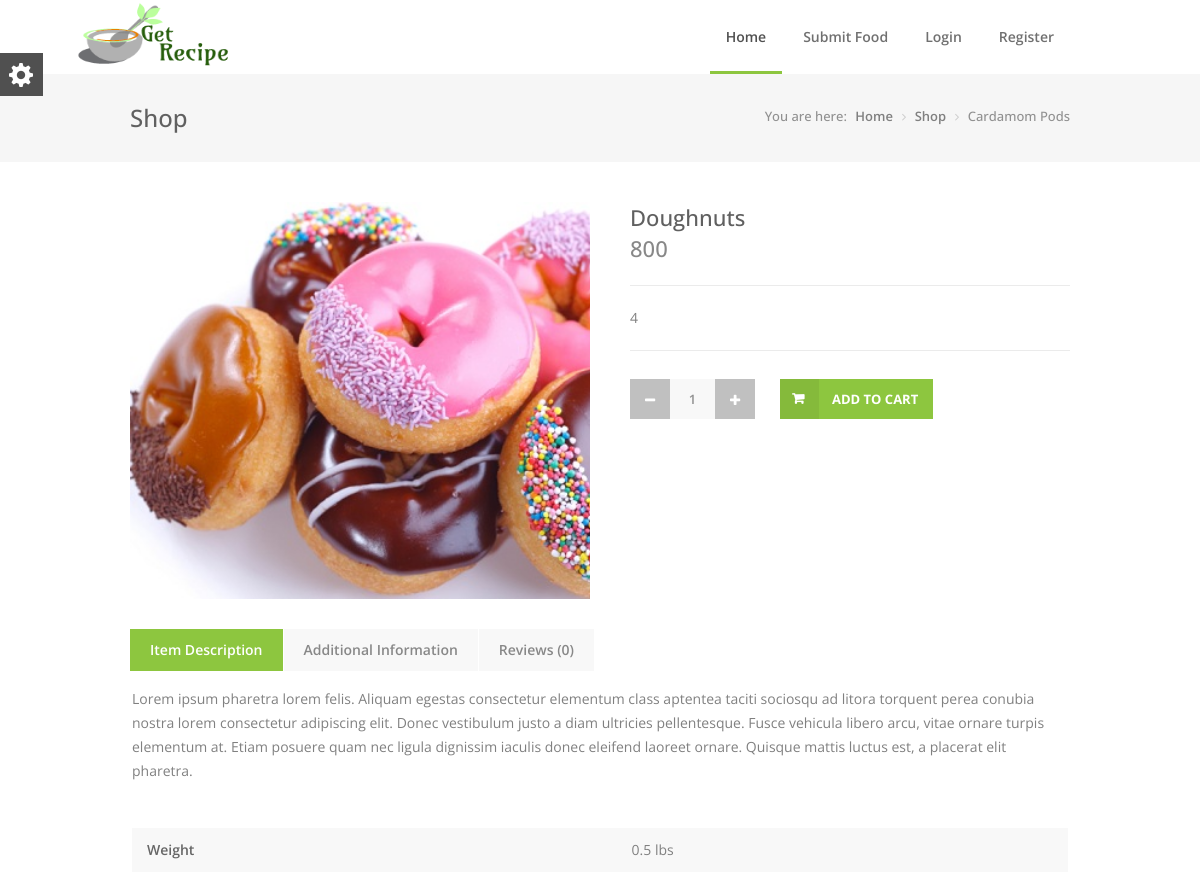
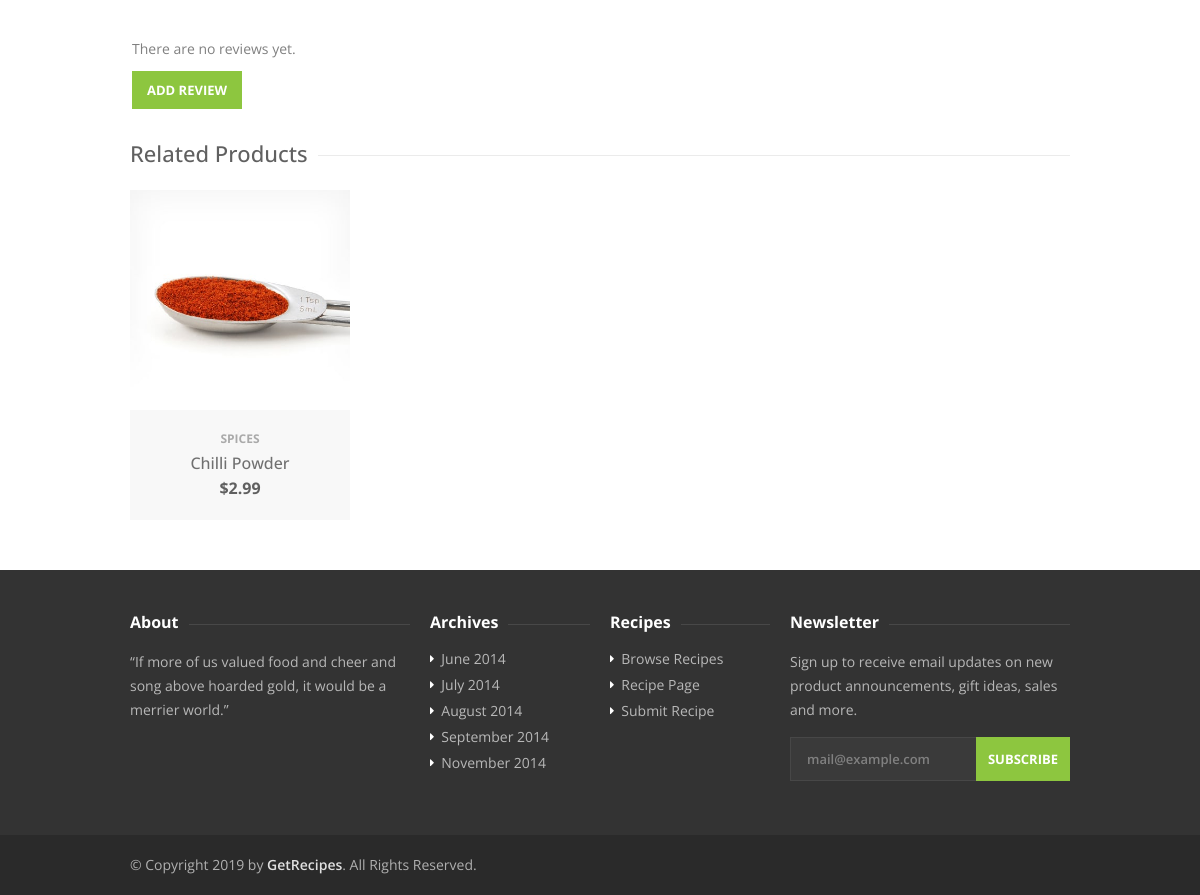
Page /shop.php?foodID=19 on the committed database (2 pictures, top to bottom).
### tables this page shows
CREATE TABLE IF NOT EXISTS `fooditem` (
  `foodID` int(11) NOT NULL AUTO_INCREMENT,
  `Name` varchar(255) NOT NULL,
  `picsource` varchar(350) NOT NULL,
  `Quantity` varchar(255) NOT NULL,
  `UnitPrice` varchar(255) NOT NULL,
  `CatagoryID` int(11) NOT NULL,
  `userID` int(11) NOT NULL,
  PRIMARY KEY (`foodID`)
);

### shop.php (the view, shortened to what this page needs)
<?php
require 'header.php';
   require 'db.php';
   if( isset($_GET['foodID'])){
    $id = $_GET['foodID'];
    $sql = "SELECT * FROM fooditem where foodID = '$id'";
    $statement = $connection -> prepare($sql);
    $statement->execute();
    $re = $statement->fetchAll(PDO::FETCH_OBJ);}
?>
<section id="titlebar">
	<div class="container">
		<div class="eight columns">
			<h2>Shop</h2>
		</div>
		<div class="eight columns">
			<nav id="breadcrumbs">
				<ul>
					<li>You are here:</li>
					<li><a href="#">Home</a></li>
					<li><a href="#">Shop</a></li>
					<li>Cardamom Pods</li>
				</ul>
			</nav>
		</div>
	</div>
</section>
<div class="container">
<?php foreach ($re as $r): ?>
	<div class="eight columns" >
		<div class="productSlider rsDefault">
		    <img class="rsImg" src="<?= $re[0]->picsource ?>" alt="" />
		</div>
	</div>
	<div class="eight columns">
		<div class="product-page">
			<section class="title">
				<h2><?= $re[0]->Name ?></h2>
				<span class="product-price"><?= $re[0]->UnitPrice ?></span>
			</section>
			<section>
				<p class="margin-reset"><?= $re[0]->Quantity ?></p>
			</section>
			 <?php endforeach; ?>
<form method="post">
			<section class="linking">
					<form action='#'>
						<div class="qtyminus"></div>
						<input type='text' name="quantity" value='1' class="qty" />
						<div class="qtyplus"></div>
					</form>
					<a href="#" name="cart" id="cart" class="button adc color">Add to Cart</a>
			</section>
</form>
		</div>
	</div>
</div>
<div class="container">
	<div class="sixteen columns">
			<ul class="tabs-nav">
				<li class="active"><a href="#tab1">Item Description</a></li>
				<li><a href="#tab2">Additional Information</a></li>
				<li><a href="#tab3">Reviews <span class="tab-reviews">(0)</span></a></li>
			</ul>
			<div class="tabs-container">
				<div class="tab-content" id="tab1">
					<p>Lorem ipsum pharetra lorem felis. Aliquam egestas consectetur elementum class aptentea taciti sociosqu ad litora torquent perea conubia nostra lorem consectetur adipiscing elit. Donec vestibulum justo a diam ultricies pellentesque. Fusce vehicula libero arcu, vitae ornare turpis elementum at. Etiam posuere quam nec ligula dignissim iaculis donec eleifend laoreet ornare. Quisque mattis luctus est, a placerat elit pharetra.</p>
				</div>
				<div class="tab-content" id="tab2">
					<table class="basic-table">
						<tr>
							<th>Weight</th>
							<td>0.5 lbs</td>
						</tr>
					</table>
				</div>
				<div class="tab-content" id="tab3">
					<section class="comments reviews">
						<p class="margin-bottom-10">There are no reviews yet.</p>
						<a href="#small-dialog" class="popup-with-zoom-anim button color margin-left-0">Add Review</a>
					</section>
				</div>
			</div>
	</div>
</div>
<div class="container margin-top-5">
	<div class="sixteen columns">
		<h3 class="headline">Related Products</h3>
		<span class="line margin-bottom-0"></span>
	</div>
	<div class="products">
		<div class="four columns">
			<figure class="product">
				<div class="mediaholder">
					<a href="product-page.html">
						<img alt="" src="images/shop_item_03.jpg"/>
					</a>
				</div>
				<a href="product-page.html">
					<section>
						<span class="product-category">Spices</span>
						<h5>Chilli Powder</h5>
						<span class="product-price">$2.99</span>
					</section>
				</a>
			</figure>
		</div>
	</div>
</div>
</div>
<?php require 'footer.php'; ?>

### css/colors/green.css (style rules this page uses)
.rsDefault .rsArrowIcn:hover,a.print,.ingredients input[type=checkbox]:checked+label:before,#slider-prev:hover,#slider-next:hover,.search button,.rsSlideTitle.tags ul li,ul.categories li a:hover,.post-icon,.rate-recipe,.comment-by a.reply:hover,.newsletter-btn,.product-button,.search-by-keyword button,.chosen-container .chosen-results li.highlighted,.chosen-container-multi .chosen-choices li.search-choice,.tabs-nav li.active a,.ui-accordion .ui-accordion-header-active:hover,.ui-accordion .ui-accordion-header-active,a.nav-toggle.active,.upload-btn,a.button.color,input[type=button],input[type=submit],a.button.light:hover,.pagination ul li a.current-page { background-color:#8dc63f }

### css/base.css (style rules this page uses)
html,body,div,span,applet,object,iframe,h1,h2,h3,h4,h5,h6,p,blockquote,pre,a,abbr,acronym,address,big,cite,code,del,dfn,em,img,ins,kbd,q,s,samp,small,strike,strong,sub,sup,tt,var,b,u,i,center,dl,dt,dd,ol,ul,li,fieldset,form,label,legend,table,caption,tbody,tfoot,thead,tr,th,td,article,aside,canvas,details,embed,figure,figcaption,footer,header,hgroup,menu,nav,output,ruby,section,summary,time,mark,audio,video { margin:0;padding:0;border:0;font-size:100%;font:inherit;vertical-align:baseline }
article,aside,details,figcaption,figure,footer,header,hgroup,menu,nav,section { display:block }
body { line-height:1 }
ol,ul { list-style:none }
table { border-collapse:collapse;border-spacing:0 }
body { background:#fff;font-size:14px;line-height:24px;color:gray;-webkit-font-smoothing:antialiased;-webkit-text-size-adjust:100%;overflow-x:hidden }
body,h1,h2,h3,h4,h5,h6,input[type=button],input[type=submit],input[type=text],input[type=password],input[type=email],textarea,select,button { font-family:open sans,helveticaneue,helvetica neue,Helvetica,Arial,sans-serif }
.margin-reset { margin:0!important }
.margin-top-5 { margin-top:5px!important }
.margin-bottom-0 { margin-bottom:0!important }
.margin-bottom-10 { margin-bottom:10px!important }
img,object,video { height:auto;display:block }
img { width:auto;border:0;-ms-interpolation-mode:bicubic }
h1,h2,h3,h4,h5,h6 { color:#606060;font-weight:500 }
h2 { font-size:24px;line-height:30px }
h3 { font-size:20px;line-height:34px }
h5 { font-size:16px;line-height:24px }
p { margin:0 0 15px;line-height:24px }
a,a:visited { color:#8dc63f;text-decoration:none;outline:0;-webkit-transition:color .2s ease-in-out;-moz-transition:color .2s ease-in-out;-o-transition:color .2s ease-in-out;-transition:color .2s ease-in-out }
ul,ol { margin:0 }
ul { list-style:none outside }
li { line-height:18px }
input[type=text],input[type=password],input[type=email],textarea,select { padding:10px 12px;outline:none;font-size:13px;color:#777;margin:0;max-width:100%;display:block;background-color:#fff;border:1px solid #e8e8e8;font-weight:600 }
input { -webkit-transition:all .1s ease-in-out;-moz-transition:all .1s ease-in-out;-o-transition:all .1s ease-in-out;-ms-transition:all .1s ease-in-out;transition:all .1s ease-in-out }

### css/responsive.css (style rules this page uses)
.container .column,.container .columns { float:left;display:inline;margin-left:10px;margin-right:10px }
.container .four.columns { width:280px }
.container .eight.columns { width:580px }
.container .sixteen.columns { width:1180px }
@media only screen and (min-width:960px) and (max-width:1389px) { .container { position:relative;width:960px;margin:0 auto;padding:0 } }
@media only screen and (min-width:960px) and (max-width:1389px) { .container .column,.container .columns { float:left;display:inline;margin-left:10px;margin-right:10px } }
@media only screen and (min-width:960px) and (max-width:1389px) { .container .four.columns { width:220px } }
@media only screen and (min-width:960px) and (max-width:1389px) { .container .eight.columns { width:460px } }
@media only screen and (min-width:960px) and (max-width:1389px) { .container .sixteen.columns { width:940px } }
.container:after { content:"\0020";display:block;height:0;clear:both;visibility:hidden }

### rows in the picture
fooditem: picsource (picture), Name "Doughnuts", UnitPrice "800", Quantity "4"
